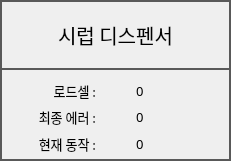
      <widget class="QFrame" name="FRAME_SYRUP">
       <property name="geometry">
        <rect>
         <x>1230</x>
         <y>60</y>
         <width>231</width>
         <height>161</height>
        </rect>
       </property>
       <property name="styleSheet">
        <string notr="true">QFrame { 
   border: 2px solid #595959 
} 
QLabel {
	font: 10pt &quot;함초롬돋움&quot;;
}
QPushButton {
	border:2px solid #595959;
	font: 15pt &quot;함초롬돋움&quot;; 
}
QLineEdit {
	font: 10pt &quot;함초롬돋움&quot;;
}</string>
       </property>
       <property name="frameShape">
        <enum>QFrame::StyledPanel</enum>
       </property>
       <property name="frameShadow">
        <enum>QFrame::Raised</enum>
       </property>
       <widget class="QPushButton" name="BTN_DEV_INFO_SYRUP">
        <property name="geometry">
         <rect>
          <x>0</x>
          <y>0</y>
          <width>231</width>
          <height>70</height>
         </rect>
        </property>
        <property name="font">
         <font>
          <family>함초롬돋움</family>
          <pointsize>15</pointsize>
          <weight>50</weight>
          <italic>false</italic>
          <bold>false</bold>
         </font>
        </property>
        <property name="text">
         <string>시럽 디스펜서</string>
        </property>
       </widget>
       <widget class="QWidget" name="layoutWidget">
        <property name="geometry">
         <rect>
          <x>10</x>
          <y>80</y>
          <width>211</width>
          <height>74</height>
         </rect>
        </property>
        <layout class="QGridLayout" name="gridLayout_3">
         <property name="horizontalSpacing">
          <number>40</number>
         </property>
         <item row="0" column="0">
          <widget class="QLabel" name="label_5">
           <property name="font">
            <font>
             <family>함초롬돋움</family>
             <pointsize>10</pointsize>
             <weight>50</weight>
             <italic>false</italic>
             <bold>false</bold>
            </font>
           </property>
           <property name="styleSheet">
            <string notr="true">QLabel{ 
   border: 0px solid
} </string>
           </property>
           <property name="text">
            <string>로드셀 :</string>
           </property>
           <property name="alignment">
            <set>Qt::AlignRight|Qt::AlignTrailing|Qt::AlignVCenter</set>
           </property>
          </widget>
         </item>
         <item row="0" column="1">
          <widget class="QLabel" name="LB_SYRUP_LOADCELL">
           <property name="font">
            <font>
             <family>함초롬돋움</family>
             <pointsize>10</pointsize>
             <weight>50</weight>
             <italic>false</italic>
             <bold>false</bold>
            </font>
           </property>
           <property name="styleSheet">
            <string notr="true">QLabel{ 
   border: 0px solid
} </string>
           </property>
           <property name="text">
            <string>0</string>
           </property>
           <property name="alignment">
            <set>Qt::AlignLeading|Qt::AlignLeft|Qt::AlignVCenter</set>
           </property>
          </widget>
         </item>
         <item row="1" column="0">
          <widget class="QLabel" name="label_6">
           <property name="font">
            <font>
             <family>함초롬돋움</family>
             <pointsize>10</pointsize>
             <weight>50</weight>
             <italic>false</italic>
             <bold>false</bold>
            </font>
           </property>
           <property name="styleSheet">
            <string notr="true">QLabel{ 
   border: 0px solid
} </string>
           </property>
           <property name="text">
            <string>최종 에러 :</string>
           </property>
           <property name="alignment">
            <set>Qt::AlignRight|Qt::AlignTrailing|Qt::AlignVCenter</set>
           </property>
          </widget>
         </item>
         <item row="1" column="1">
          <widget class="QLabel" name="LB_SYRUP_LAST_ERROR">
           <property name="font">
            <font>
             <family>함초롬돋움</family>
             <pointsize>10</pointsize>
             <weight>50</weight>
             <italic>false</italic>
             <bold>false</bold>
            </font>
           </property>
           <property name="styleSheet">
            <string notr="true">QLabel{ 
   border: 0px solid
} </string>
           </property>
           <property name="text">
            <string>0</string>
           </property>
           <property name="alignment">
            <set>Qt::AlignLeading|Qt::AlignLeft|Qt::AlignVCenter</set>
           </property>
          </widget>
         </item>
         <item row="2" column="0">
          <widget class="QLabel" name="label_7">
           <property name="font">
            <font>
             <family>함초롬돋움</family>
             <pointsize>10</pointsize>
             <weight>50</weight>
             <italic>false</italic>
             <bold>false</bold>
            </font>
           </property>
           <property name="styleSheet">
            <string notr="true">QLabel{ 
   border: 0px solid
} </string>
           </property>
           <property name="text">
            <string>현재 동작 :</string>
           </property>
           <property name="alignment">
            <set>Qt::AlignRight|Qt::AlignTrailing|Qt::AlignVCenter</set>
           </property>
          </widget>
         </item>
         <item row="2" column="1">
          <widget class="QLabel" name="LB_SYRUP_OP_STATE">
           <property name="font">
            <font>
             <family>함초롬돋움</family>
             <pointsize>10</pointsize>
             <weight>50</weight>
             <italic>false</italic>
             <bold>false</bold>
            </font>
           </property>
           <property name="styleSheet">
            <string notr="true">QLabel{ 
   border: 0px solid
} </string>
           </property>
           <property name="text">
            <string>0</string>
           </property>
           <property name="alignment">
            <set>Qt::AlignLeading|Qt::AlignLeft|Qt::AlignVCenter</set>
           </property>
          </widget>
         </item>
        </layout>
       </widget>
      </widget>
